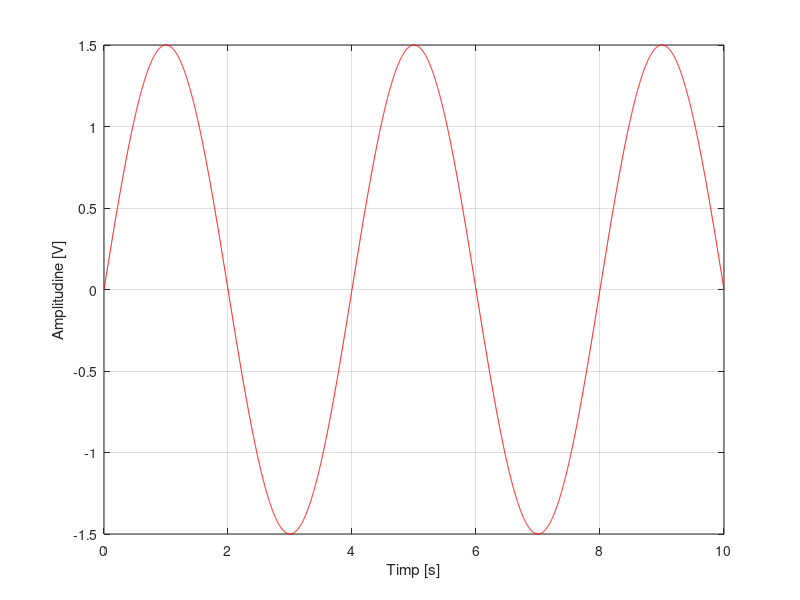
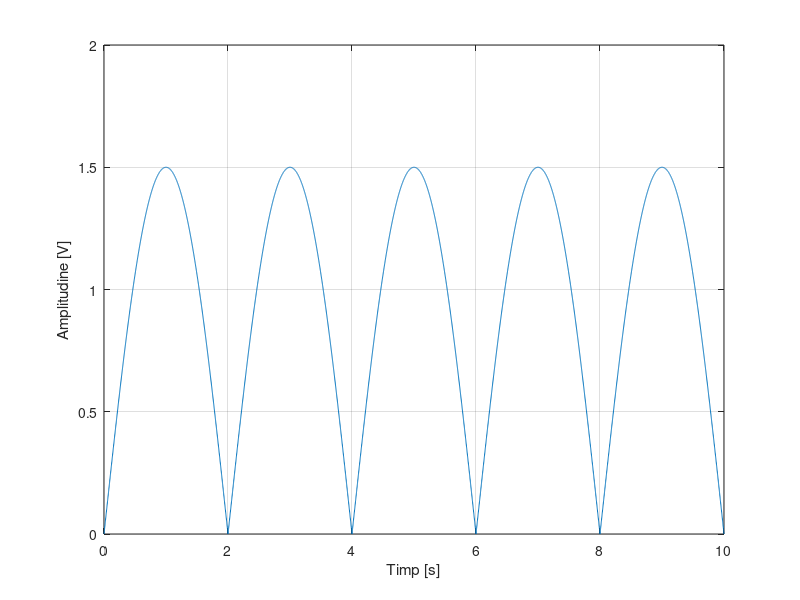
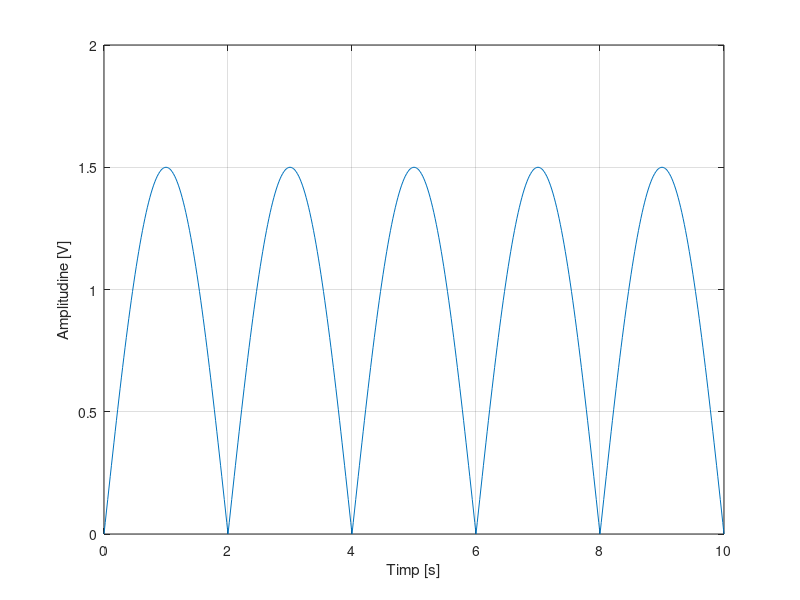
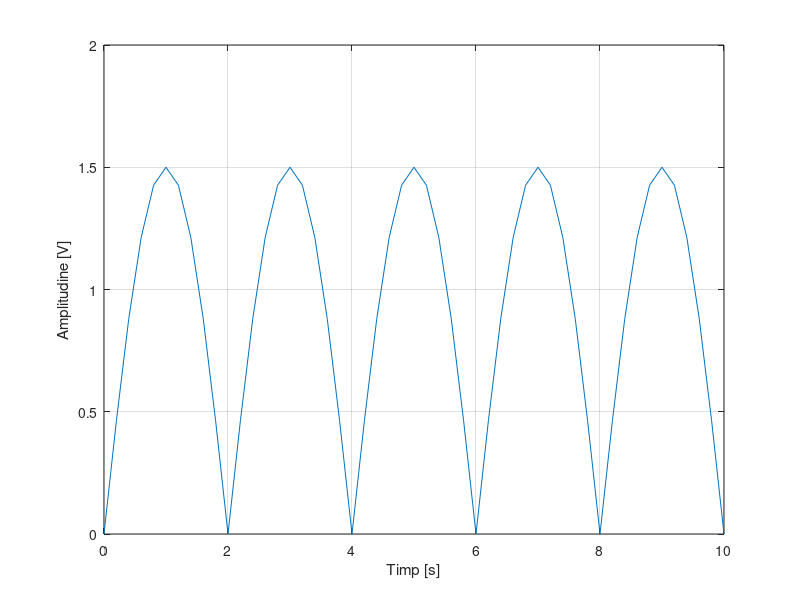

MATLAB code to generate these figures, in order:
%creeaza semnalul initial de frecventa F=1/4 Hz si amplitudine A=1.5
%rezolutie 2ms
F = 1/4;
t = 0:0.002:10;
s = 1.5*sin(2*pi*F*t);
%afiseaza semnalul initial intreg, neredresat, rezolutie 2ms
h=figure;
set(h,'name','T1_5_neredresat_rez2ms','numbertitle','off')
plot(t,s,'-r'),xlabel('Timp [s]'), ylabel('Amplitudine [V]'),grid
%elimina portiunile negative ale semnalului si afiseaza forma finala
s(s<=0)=abs(s(s<=0));
h=figure;
set(h,'name','T1_5_redresat_dublu_alternanta_rez2ms','numbertitle','off')
plot(t,s,'-'),xlabel('Timp [s]'), ylabel('Amplitudine [V]'),grid


%creeaza semnalul initial de frecventa F=1/4 Hz si amplitudine A=1.5
%rezolutie 20ms
F = 1/4;
t = 0:0.02:10;
s = 1.5*sin(2*pi*F*t);
%elimina portiunile negative ale semnalului si afiseaza forma finala
s(s<=0)=abs(s(s<=0));
h=figure;
set(h,'name','T1_5_redresat_dublu_alternanta_rez20ms','numbertitle','off')
plot(t,s,'-'),xlabel('Timp [s]'), ylabel('Amplitudine [V]'),grid


%creeaza semnalul initial de frecventa F=1/4 Hz si amplitudine A=1.5
%rezolutie 200ms
F = 1/4;
t = 0:0.2:10;
s = 1.5*sin(2*pi*F*t);
%elimina portiunile negative ale semnalului si afiseaza forma finala
s(s<=0)=abs(s(s<=0));
h=figure;
set(h,'name','T1_5_redresat_dublu_alternanta_rez200ms','numbertitle','off')
plot(t,s,'-'),xlabel('Timp [s]'), ylabel('Amplitudine [V]'),grid


%punem in acelasi sistem de coordoate si semnalul neredresat (initia;), si
%pe cel redresat dublualternanta, pentru a observa diferenta
t = 0:0.002:10;
s = 1.5*sin(2*pi*F*t);
s1=s;
s(s<=0)=abs(s(s<=0));
h=figure;
set(h,'name','T1_5_redresat_dubluAlternanta_rez2ms_COMPARATIE','numbertitle','off')
plot(t,s,'.b','DisplayName', 'redresat'),xlabel('Timp [s]'), ylabel('Amplitudine [V]'),grid
hold on
plot(t,s1,'-r','Displayname', 'neredresat'),xlabel('Timp [s]'), ylabel('Amplitudine [V]'),grid
hold off
legend('show')
